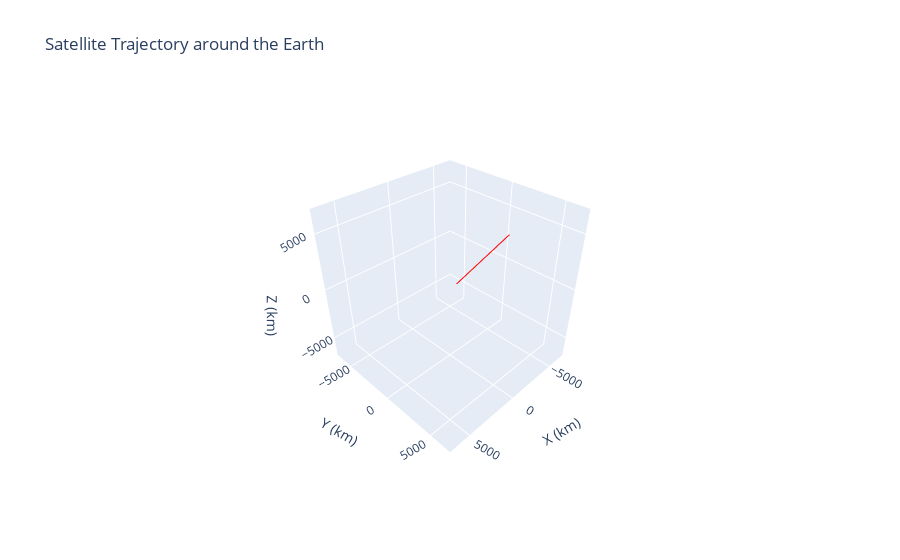

The notebook cell saved with this chart:
### Code cell
fig = go.Figure()

# Generate a sphere (Earth)
phi = np.linspace(0, 2 * np.pi, 100)
theta = np.linspace(0, np.pi, 100)
phi, theta = np.meshgrid(phi, theta)
x = earth_radius * np.sin(theta) * np.cos(phi)
y = earth_radius * np.sin(theta) * np.sin(phi)
z = earth_radius * np.cos(theta)

# Plot Earth
fig.add_trace(go.Surface(x=x, y=y, z=z, colorscale='Blues', opacity=0.6, showscale=False))

# Plot Satellite Path
fig.add_trace(go.Scatter3d(x=X, y=Y, z=Z, mode='lines', line=dict(color='red', width=2)))

fig.update_layout(
    title="Satellite Trajectory around the Earth",
    scene=dict(
        xaxis=dict(nticks=4, range=[-7000, 7000], title='X (km)'),
        yaxis=dict(nticks=4, range=[-7000, 7000], title='Y (km)'),
        zaxis=dict(nticks=4, range=[-7000, 7000], title='Z (km)'),
        aspectratio=dict(x=1, y=1, z=1),
        aspectmode='manual'
    ),
    scene_camera=dict(
        eye=dict(x=1.5, y=1.5, z=1.5)
    )
)

fig.show()

### Figure 1 — Plotly figure (JSON) as saved in the notebook; plotly's stock layout.template omitted (floating-point values rounded to 4 significant figures; data arrays with more than 128 entries replaced by an {"elided": "..."} marker saying what was removed)
{"data": [{"colorscale": [[0, "rgb(247,251,255)"], [0.125, "rgb(222,235,247)"], [0.25, "rgb(198,219,239)"], [0.375, "rgb(158,202,225)"], [0.5, "rgb(107,174,214)"], [0.625, "rgb(66,146,198)"], [0.75, "rgb(33,113,181)"], [0.875, "rgb(8,81,156)"], [1, "rgb(8,48,107)"]], "opacity": 0.6, "showscale": false, "type": "surface", "x": {"elided": "100x100 float values"}, "y": {"elided": "100x100 float values"}, "z": {"elided": "100x100 float values"}}, {"line": {"color": "red", "width": 2}, "mode": "lines", "type": "scatter3d", "x": {"elided": "10772 float values"}, "y": {"elided": "10772 float values"}, "z": {"elided": "10772 float values"}}], "layout": {"scene": {"aspectmode": "manual", "aspectratio": {"x": 1, "y": 1, "z": 1}, "camera": {"eye": {"x": 1.5, "y": 1.5, "z": 1.5}}, "xaxis": {"nticks": 4, "range": [-7000, 7000], "title": {"text": "X (km)"}}, "yaxis": {"nticks": 4, "range": [-7000, 7000], "title": {"text": "Y (km)"}}, "zaxis": {"nticks": 4, "range": [-7000, 7000], "title": {"text": "Z (km)"}}}, "title": {"text": "Satellite Trajectory around the Earth"}}}
